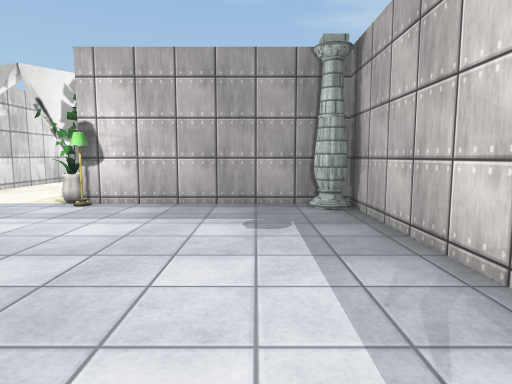
View 1 (above)

19 first-person views from a walk through a scene from a Unity 3-D project. The camera is 1.2 m above the floor, tilts 6° down and sees 75° across. The floor is counted in squares, 1 m on a side. Each view is taken from the middle of a square. On the plan, view 1 faces up. The plan holds only what a view shows up to about 14 squares ahead; the rest is blank. The player is left out. Some surface patterns are stand-ins.

View 2
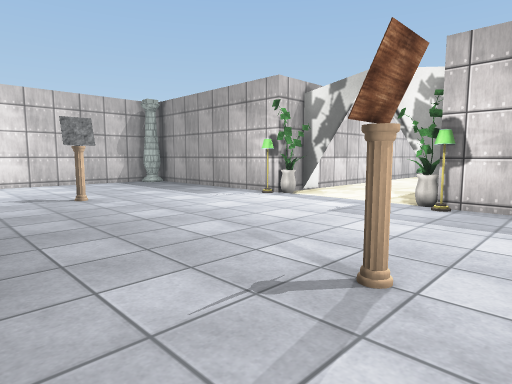

View 3
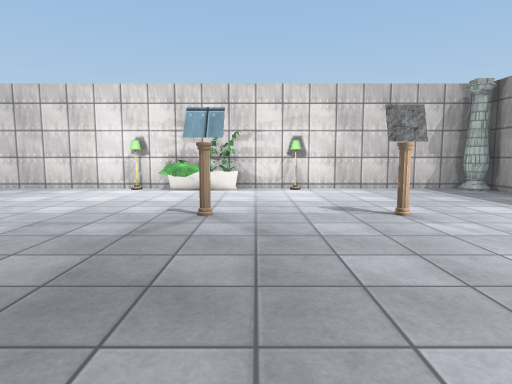

View 4
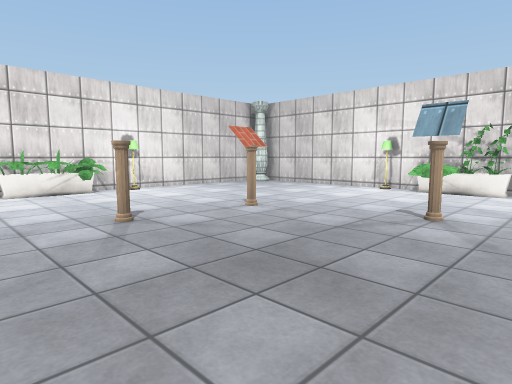

View 5
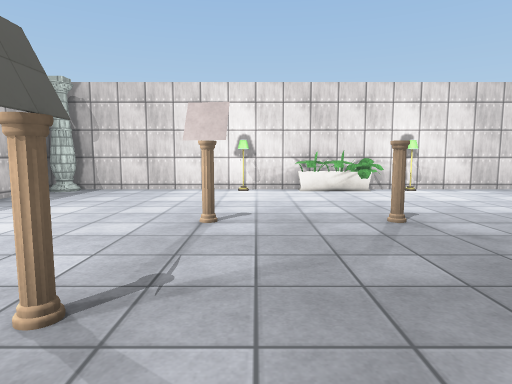

View 6
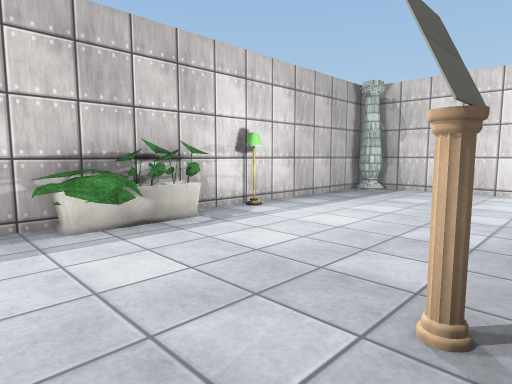

View 7
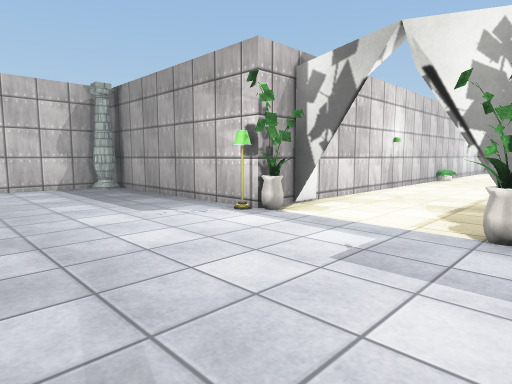

View 8
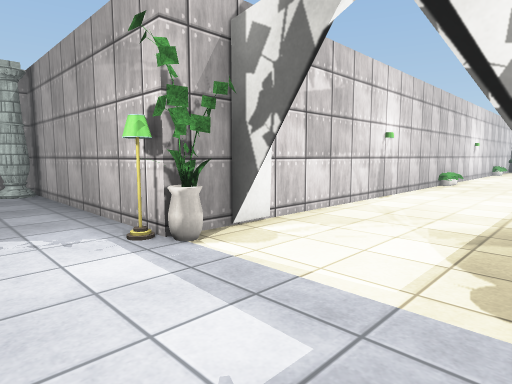

View 9
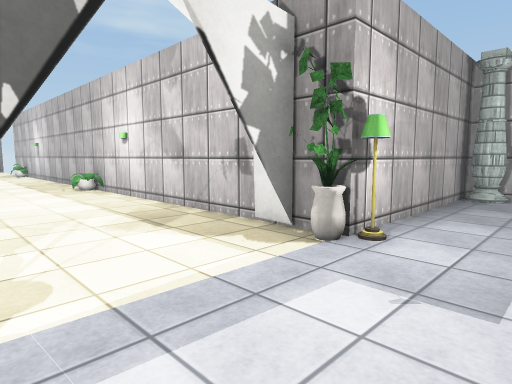

View 10
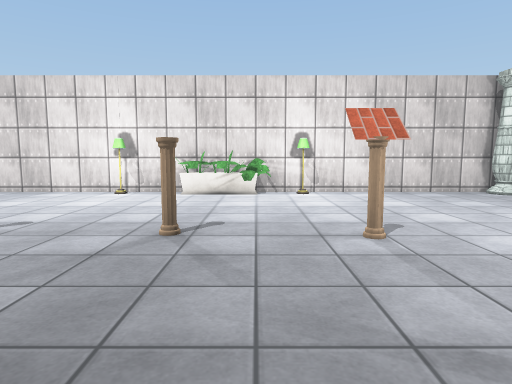

View 11
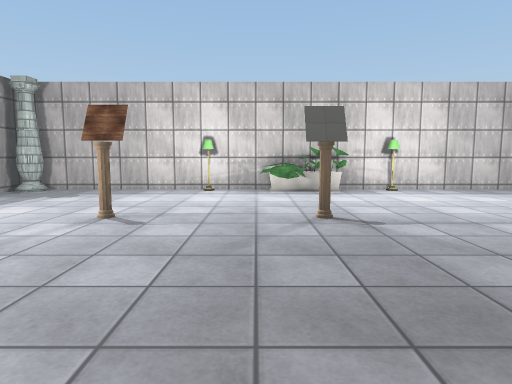

View 12
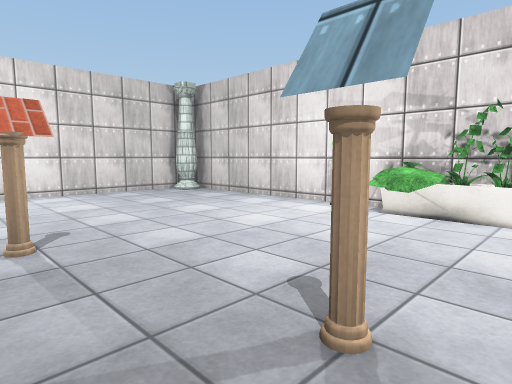

View 13
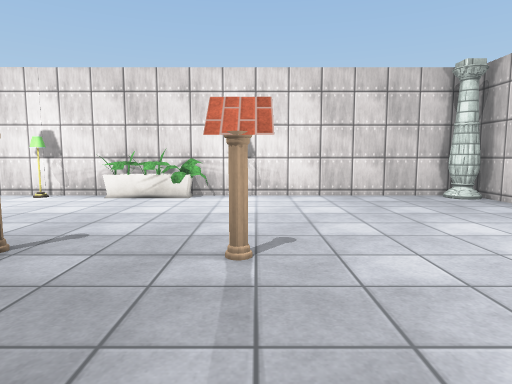

View 14
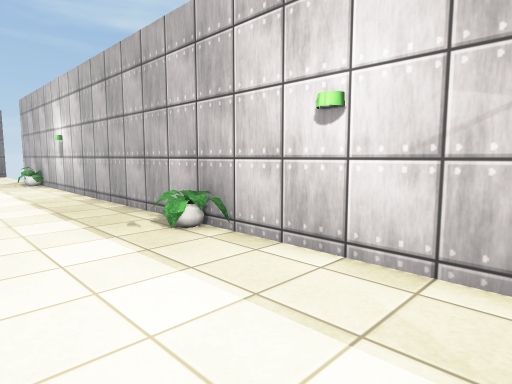

View 15
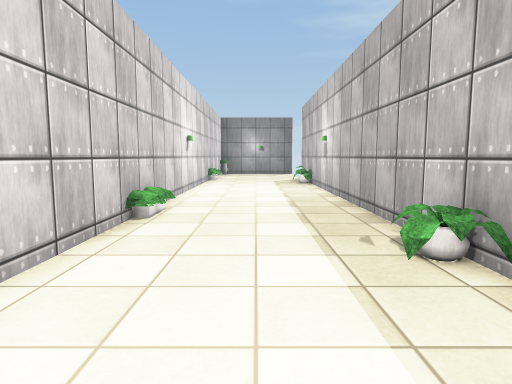

View 16
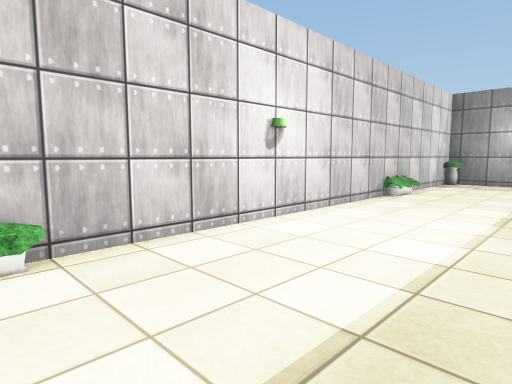

View 17
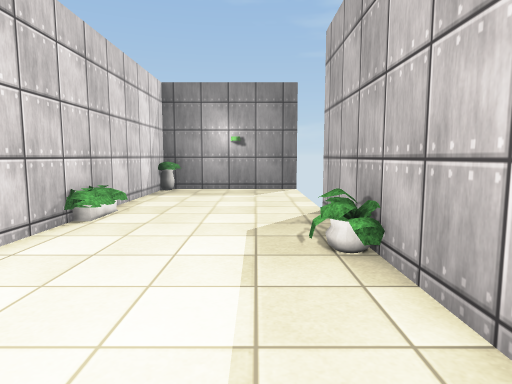

View 18
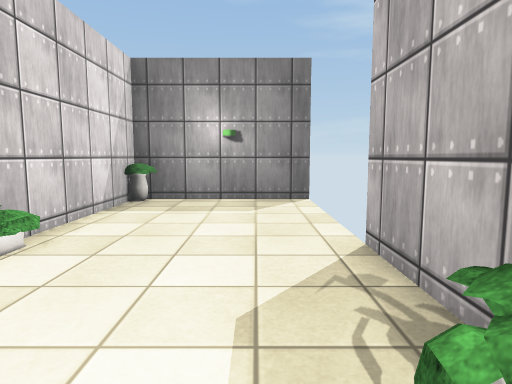

View 19
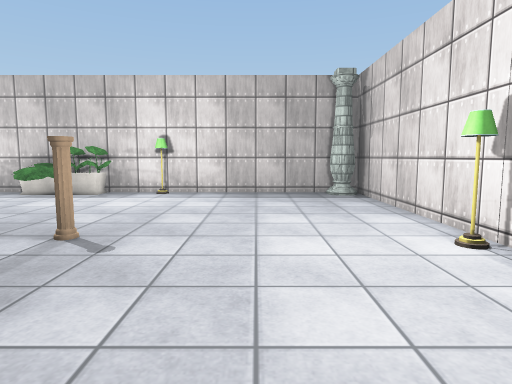

### Floor plan
Points are (right, up) in squares from view 1. A wall is a line through its corners. A room is listed if a view was taken in it or the views show most of it. See-through windows are left out.
Room 1 (views 1, 2, 3, 4, 5, 6, 7, 8, 9, 10, 11, 12, 13, 14, 15, 16, 17, 18, 19)
walls: (-8.3, 9.8) (-9.4, 9.8); (-4.6, 9.9) (-4.5, 10.5) (-4.5, 33.6); (2.3, 0.4) (2.3, 8.5) (-4.5, 8.5) (-4.5, 9.5) (-5.6, 9.7); (-16.6, -11.4) (1.8, -11.4); (2.3, -10.5) (2.3, -3.4); (-4.4, 38.5) (-9.4, 38.5) (-9.4, 8.5) (-17.7, 8.5) (-17.7, -11.2)
objects: other object (-18, -3) to (-17, -3); other object (-17, -11); other object (-17, -2); other object (-17, -1); other object (-17, 8); other object (-12, -1); other object (-12, 3); other object (-11, -5); other object (-9, -11); other object (-9, 8); other object (-9, 9); other object (-9, 22); other object (-9, 32); other object (-9, 33); other object (-9, 37); other object (-9, 38); other object (-8, -11); other object (-8, -5); other object (-7, -11); other object (-5, 8); other object (-5, 9); other object (-4, -5); other object (-3, -1); other object (-3, 3); other object (2, -11); other object (2, -3); other object (2, -2); other object (2, -1) to (2, 0); other object (2, 8)

Positions as (right, up) in squares from view 1, and headings:
1: (0, 0), facing up
2: (-2, 0), facing up-left
3: (-5, 0), facing left
4: (-5, 1), facing down-left
5: (-5, 1), facing down
6: (-4, 1), facing down-right
7: (-4, 3), facing up-left
8: (-5, 6), facing up-left
9: (-9, 6), facing up-right
10: (-9, 0), facing down
11: (-10, 0), facing right
12: (-10, 0), facing down-left
13: (-11, -1), facing down
14: (-8, 14), facing up-right
15: (-7, 15), facing up
16: (-5, 22), facing up-left
17: (-6, 26), facing up
18: (-6, 29), facing up
19: (-9, -8), facing right
